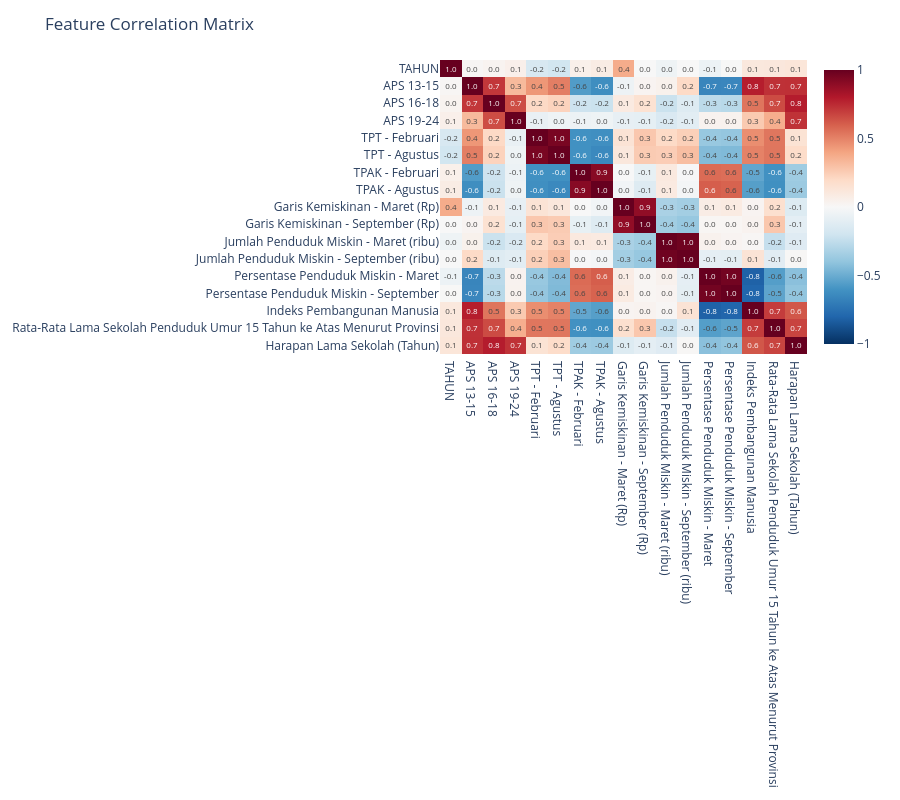

This figure's notebook cell:
### Code cell
cols = df.select_dtypes(include=['number']).columns
corr = df[cols].corr()

fig_corr = px.imshow(corr, text_auto=".1f", aspect="auto", color_continuous_scale="RdBu_r", zmin=-1, zmax=1)
fig_corr.update_layout(title="Feature Correlation Matrix", width=900, height=800)
fig_corr.write_json('cluster_output/plot_feature_correlation.json')
fig_corr.show()

### Figure 1 — Plotly figure (JSON) as saved in the notebook; plotly's stock layout.template omitted (floating-point values rounded to 4 significant figures; data arrays with more than 128 entries replaced by an {"elided": "..."} marker saying what was removed)
{"data": [{"coloraxis": "coloraxis", "hovertemplate": "x: %{x}<br>y: %{y}<br>color: %{z}<extra></extra>", "name": "0", "texttemplate": "%{z:.1f}", "type": "heatmap", "x": ["TAHUN", "APS 13-15", "APS 16-18", "APS 19-24", "TPT - Februari", "TPT - Agustus", "TPAK - Februari", "TPAK - Agustus", "Garis Kemiskinan - Maret (Rp)", "Garis Kemiskinan - September (Rp)", "Jumlah Penduduk Miskin - Maret (ribu)", "Jumlah Penduduk Miskin - September (ribu)", "Persentase Penduduk Miskin - Maret", "Persentase Penduduk Miskin - September", "Indeks Pembangunan Manusia", "Rata-Rata Lama Sekolah Penduduk Umur 15 Tahun ke Atas Menurut Provinsi", "Harapan Lama Sekolah (Tahun)"], "xaxis": "x", "y": ["TAHUN", "APS 13-15", "APS 16-18", "APS 19-24", "TPT - Februari", "TPT - Agustus", "TPAK - Februari", "TPAK - Agustus", "Garis Kemiskinan - Maret (Rp)", "Garis Kemiskinan - September (Rp)", "Jumlah Penduduk Miskin - Maret (ribu)", "Jumlah Penduduk Miskin - September (ribu)", "Persentase Penduduk Miskin - Maret", "Persentase Penduduk Miskin - September", "Indeks Pembangunan Manusia", "Rata-Rata Lama Sekolah Penduduk Umur 15 Tahun ke Atas Menurut Provinsi", "Harapan Lama Sekolah (Tahun)"], "yaxis": "y", "z": {"elided": "17x17 float values"}}], "layout": {"coloraxis": {"cmax": 1, "cmin": -1, "colorscale": [[0, "rgb(5,48,97)"], [0.1, "rgb(33,102,172)"], [0.2, "rgb(67,147,195)"], [0.3, "rgb(146,197,222)"], [0.4, "rgb(209,229,240)"], [0.5, "rgb(247,247,247)"], [0.6, "rgb(253,219,199)"], [0.7, "rgb(244,165,130)"], [0.8, "rgb(214,96,77)"], [0.9, "rgb(178,24,43)"], [1, "rgb(103,0,31)"]]}, "height": 800, "margin": {"t": 60}, "title": {"text": "Feature Correlation Matrix"}, "width": 900, "xaxis": {"anchor": "y", "domain": [0, 1]}, "yaxis": {"anchor": "x", "autorange": "reversed", "domain": [0, 1]}}}
